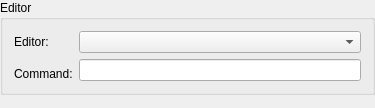
<ui version="4.0" >
 <class>DlgEditorBase</class>
 <widget class="QWidget" name="DlgEditorBase" >
  <property name="geometry" >
   <rect>
    <x>0</x>
    <y>0</y>
    <width>375</width>
    <height>108</height>
   </rect>
  </property>
  <layout class="QVBoxLayout" name="verticalLayout_3" >
   <property name="margin" >
    <number>0</number>
   </property>
   <item>
    <widget class="QGroupBox" name="groupBox_2" >
     <property name="title" >
      <string>Editor</string>
     </property>
     <layout class="QGridLayout" name="gridLayout" >
      <item row="0" column="0" >
       <widget class="QLabel" name="label" >
        <property name="text" >
         <string>Editor:</string>
        </property>
       </widget>
      </item>
      <item row="0" column="1" >
       <widget class="QComboBox" name="kcfg_ExternalEditor" >
        <property name="whatsThis" >
         <string comment="@info:whatsthis" >Choose the editor you want to launch when Okular wants to open a source file.</string>
        </property>
       </widget>
      </item>
      <item rowspan="2" row="1" column="1" >
       <widget class="QStackedWidget" name="stackCommands" >
        <property name="currentIndex" >
         <number>1</number>
        </property>
        <widget class="QWidget" name="page" >
         <layout class="QVBoxLayout" name="verticalLayout_2" >
          <property name="margin" >
           <number>0</number>
          </property>
          <item>
           <widget class="QLineEdit" name="kcfg_ExternalEditorCommand" />
          </item>
         </layout>
        </widget>
        <widget class="QWidget" name="page_2" >
         <layout class="QVBoxLayout" name="verticalLayout" >
          <property name="margin" >
           <number>0</number>
          </property>
          <item>
           <widget class="QLineEdit" name="leReadOnlyCommand" >
            <property name="readOnly" >
             <bool>true</bool>
            </property>
           </widget>
          </item>
         </layout>
        </widget>
       </widget>
      </item>
      <item row="2" column="0" >
       <widget class="QLabel" name="label_2" >
        <property name="text" >
         <string>Command:</string>
        </property>
       </widget>
      </item>
     </layout>
    </widget>
   </item>
   <item>
    <spacer>
     <property name="orientation" >
      <enum>Qt::Vertical</enum>
     </property>
     <property name="sizeType" >
      <enum>QSizePolicy::Expanding</enum>
     </property>
     <property name="sizeHint" stdset="0" >
      <size>
       <width>20</width>
       <height>4</height>
      </size>
     </property>
    </spacer>
   </item>
  </layout>
 </widget>
 <layoutdefault spacing="6" margin="11" />
 <resources/>
 <connections/>
</ui>
